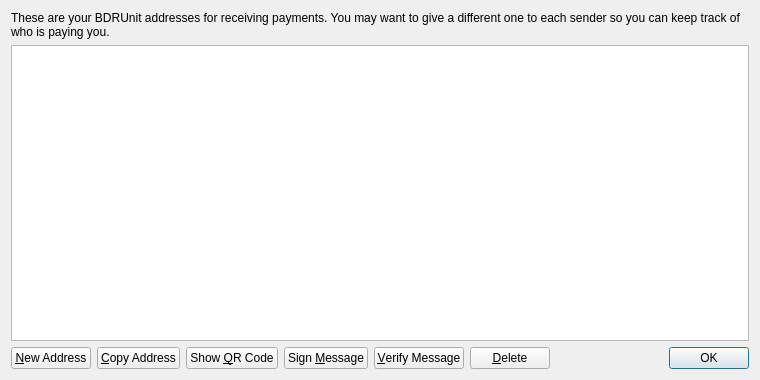
<?xml version="1.0" encoding="UTF-8"?>
<ui version="4.0">
 <class>AddressBookPage</class>
 <widget class="QWidget" name="AddressBookPage">
  <property name="geometry">
   <rect>
    <x>0</x>
    <y>0</y>
    <width>760</width>
    <height>380</height>
   </rect>
  </property>
  <property name="windowTitle">
   <string>Address Book</string>
  </property>
  <layout class="QVBoxLayout" name="verticalLayout">
   <item>
    <widget class="QLabel" name="labelExplanation">
     <property name="text">
      <string>These are your BDRUnit addresses for receiving payments. You may want to give a different one to each sender so you can keep track of who is paying you.</string>
     </property>
     <property name="textFormat">
      <enum>Qt::PlainText</enum>
     </property>
     <property name="wordWrap">
      <bool>true</bool>
     </property>
    </widget>
   </item>
   <item>
    <widget class="QTableView" name="tableView">
     <property name="contextMenuPolicy">
      <enum>Qt::CustomContextMenu</enum>
     </property>
     <property name="toolTip">
      <string>Double-click to edit address or label</string>
     </property>
     <property name="tabKeyNavigation">
      <bool>false</bool>
     </property>
     <property name="selectionMode">
      <enum>QAbstractItemView::SingleSelection</enum>
     </property>
     <property name="selectionBehavior">
      <enum>QAbstractItemView::SelectRows</enum>
     </property>
     <property name="sortingEnabled">
      <bool>true</bool>
     </property>
     <attribute name="verticalHeaderVisible">
      <bool>false</bool>
     </attribute>
    </widget>
   </item>
   <item>
    <layout class="QHBoxLayout" name="horizontalLayout">
     <item>
      <widget class="QPushButton" name="newAddressButton">
       <property name="toolTip">
        <string>Create a new address</string>
       </property>
       <property name="text">
        <string>&amp;New Address</string>
       </property>
      </widget>
     </item>
     <item>
      <widget class="QPushButton" name="copyToClipboard">
       <property name="toolTip">
        <string>Copy the currently selected address to the system clipboard</string>
       </property>
       <property name="text">
        <string>&amp;Copy Address</string>
       </property>
      </widget>
     </item>
     <item>
      <widget class="QPushButton" name="showQRCode">
       <property name="text">
        <string>Show &amp;QR Code</string>
       </property>
      </widget>
     </item>
     <item>
      <widget class="QPushButton" name="signMessage">
       <property name="toolTip">
        <string>Sign a message to prove you own a BDRUnit address</string>
       </property>
       <property name="text">
        <string>Sign &amp;Message</string>
       </property>
      </widget>
     </item>
     <item>
      <widget class="QPushButton" name="verifyMessage">
       <property name="toolTip">
        <string>Verify a message to ensure it was signed with a specified BDRUnit address</string>
       </property>
       <property name="text">
        <string>&amp;Verify Message</string>
       </property>
      </widget>
     </item>
     <item>
      <widget class="QPushButton" name="deleteButton">
       <property name="toolTip">
        <string>Delete the currently selected address from the list</string>
       </property>
       <property name="text">
        <string>&amp;Delete</string>
       </property>
      </widget>
     </item>
     <item>
      <spacer name="horizontalSpacer">
       <property name="orientation">
        <enum>Qt::Horizontal</enum>
       </property>
       <property name="sizeHint" stdset="0">
        <size>
         <width>40</width>
         <height>20</height>
        </size>
       </property>
      </spacer>
     </item>
     <item>
      <widget class="QDialogButtonBox" name="buttonBox">
       <property name="sizePolicy">
        <sizepolicy hsizetype="Maximum" vsizetype="Fixed">
         <horstretch>0</horstretch>
         <verstretch>0</verstretch>
        </sizepolicy>
       </property>
       <property name="standardButtons">
        <set>QDialogButtonBox::Ok</set>
       </property>
      </widget>
     </item>
    </layout>
   </item>
  </layout>
 </widget>
 <resources>
  <include location="../bitcoin.qrc"/>
 </resources>
 <connections/>
</ui>
